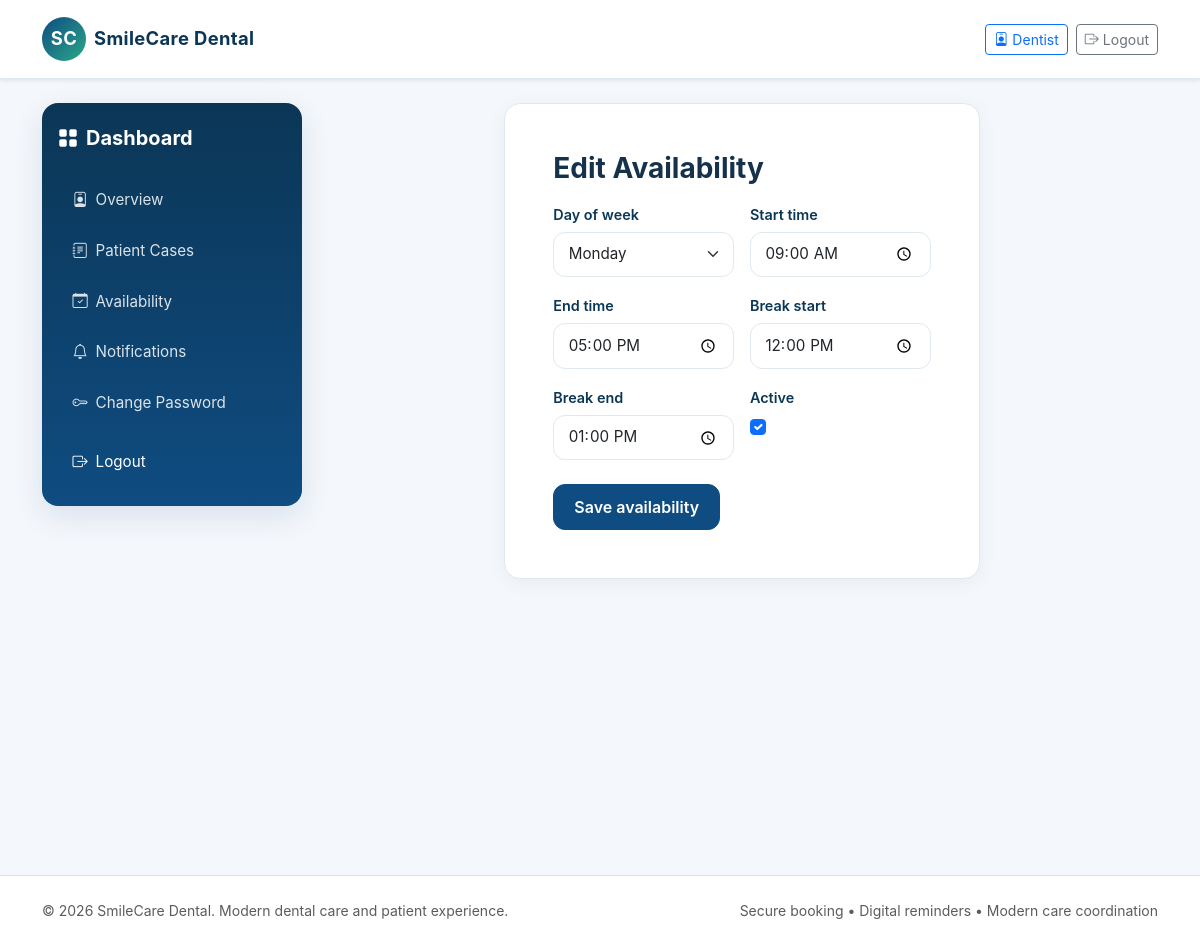
Page /dentists/availability/18/edit/ (signed in) on the committed database.
### dentists/models.py (models this page shows, shortened)
class DentistAvailability(models.Model):
    DAY_CHOICES = [(i, day) for i, day in enumerate(['Monday', 'Tuesday', 'Wednesday', 'Thursday', 'Friday', 'Saturday', 'Sunday'], start=1)]
    dentist = models.ForeignKey(Dentist, related_name='availabilities', on_delete=models.CASCADE)
    day_of_week = models.PositiveIntegerField(choices=DAY_CHOICES)
    start_time = models.TimeField()
    end_time = models.TimeField()
    break_start = models.TimeField(blank=True, null=True)
    break_end = models.TimeField(blank=True, null=True)
    active = models.BooleanField(default=True)

### dentists/views.py (the view)
# urls.py: path('availability/<int:pk>/edit/', dentist_edit_availability, name='dentist_edit_availability'),
@login_required
def dentist_edit_availability(request, pk):
    if not request.user.is_dentist_approved():
        messages.error(request, 'Your dentist account is pending approval or inactive.')
        return redirect('home')
    availability = get_object_or_404(DentistAvailability, pk=pk, dentist__user=request.user)
    form = DentistAvailabilityForm(request.POST or None, instance=availability)
    form.fields.pop('apply_to_whole_week', None)
    if request.method == 'POST' and form.is_valid():
        form.save()
        messages.success(request, 'Availability slot updated successfully.')
        return redirect('dentist_availability')
    return render(request, 'dashboard/dentist_availability_form.html', {'form': form, 'title': 'Edit Availability'})

### dentists/forms.py (shortened to what this page needs)
class DentistAvailabilityForm(forms.ModelForm):
    apply_to_whole_week = forms.BooleanField(required=False, initial=False, label='Apply to all weekdays')
    class Meta:
        model = DentistAvailability
        fields = ('day_of_week', 'start_time', 'end_time', 'break_start', 'break_end', 'active')
        widgets = {
            'day_of_week': forms.Select(attrs={'class': 'form-select'}),
            'start_time': forms.TimeInput(attrs={'type': 'time', 'class': 'form-control'}),
            'end_time': forms.TimeInput(attrs={'type': 'time', 'class': 'form-control'}),
            'break_start': forms.TimeInput(attrs={'type': 'time', 'class': 'form-control'}),
            'break_end': forms.TimeInput(attrs={'type': 'time', 'class': 'form-control'}),
            'active': forms.CheckboxInput(attrs={'class': 'form-check-input'}),
        }

### accounts/models.py (called while the page is built)
    def is_patient(self):
        return self.role == 'patient'

    def is_staff_role(self):
        return self.role in {'staff', 'admin'}

    def is_dentist(self):
        return self.role == 'dentist'

    def is_admin(self):
        return self.role == 'admin'

    def is_dentist_approved(self):
        return self.is_dentist() and self.is_active and self.account_status == 'approved'

### reminders/templatetags/notifications_tags.py (called while the page is built)
@register.simple_tag(takes_context=True)
def unread_notifications_count(context):
    request = context.get('request')
    if not request or not request.user.is_authenticated:
        return 0
    return Notification.objects.filter(user=request.user, is_read=False).count()

### templates/dashboard/dentist_availability_form.html (shortened to what this page needs)
{% extends 'base.html' %}
{% block content %}
<div class="dashboard-shell">
    {% include 'dashboard/_sidebar.html' %}
    <div class="main-panel">
        <div class="row justify-content-center">
            <div class="col-lg-7">
                <div class="card-soft p-4 p-md-5">
                    <h3 class="fw-bold mb-3">{{ title }}</h3>
                    <form method="post">
                        <div class="row g-3">
                            {% for field in form %}
                                <div class="col-md-6">
                                    <label class="form-label" for="{{ field.id_for_label }}">{{ field.label }}</label>
                                    <div class="{% if field.field.widget.input_type == 'checkbox' %}form-check{% endif %}">
                                        {{ field }}
                                    </div>
                                </div>
                            {% endfor %}
                        </div>
                        <button class="btn btn-primary mt-4" type="submit">Save availability</button>
                    </form>
                </div>
            </div>
        </div>
    </div>
</div>
{% endblock %}

### static/css/style.css (style rules this page uses)
:root { --primary: #0f4c81; --primary-dark: #0b3656; --accent: #2aa889; --warning: #f4a259; --danger: #d94b4b; --text: #16324b; --muted: #69819b; --bg: #f4f7fb; --card: #ffffff; --border: #dfe8f1; }
body { font-family: Inter, -apple-system, BlinkMacSystemFont, "Segoe UI", Roboto, sans-serif; color: var(--text); background: var(--bg); overflow-x: hidden; }
h3, .h3 { font-size: clamp(1.25rem, 2.5vw, 1.75rem); }
.dashboard-shell { display: flex; align-items: stretch; min-height: calc(100vh - 100px); gap: 1.5rem; }
.main-panel { flex: 1; min-width: 0; }
.card-soft { border: 1px solid var(--border); border-radius: 1rem; box-shadow: 0 4px 20px rgba(19,52,79,0.05); background: var(--card); transition: transform 0.2s ease, box-shadow 0.2s ease; }
.form-control, .form-select { border-color: var(--border); border-radius: 0.75rem; padding: 0.65rem 0.9rem; font-size: 0.95rem; min-height: 44px; }
.form-label { font-weight: 600; margin-bottom: 0.4rem; font-size: 0.9rem; color: var(--primary-dark); }
.btn-primary { background: var(--primary); border-color: var(--primary); border-radius: 0.75rem; padding: 0.6rem 1.25rem; font-weight: 600; min-height: 44px; display: inline-flex; align-items: center; justify-content: center; }

### rows in the picture
DentistAvailability: form "Monday" "09:00:00" "17:00:00" "12:00:00" "13:00:00" "☑"

### other values in the picture
{{ title }} "Edit Availability"
{{ field.label }} "Day of week" "Start time" "End time" "Break start" "Break end" "Active"
